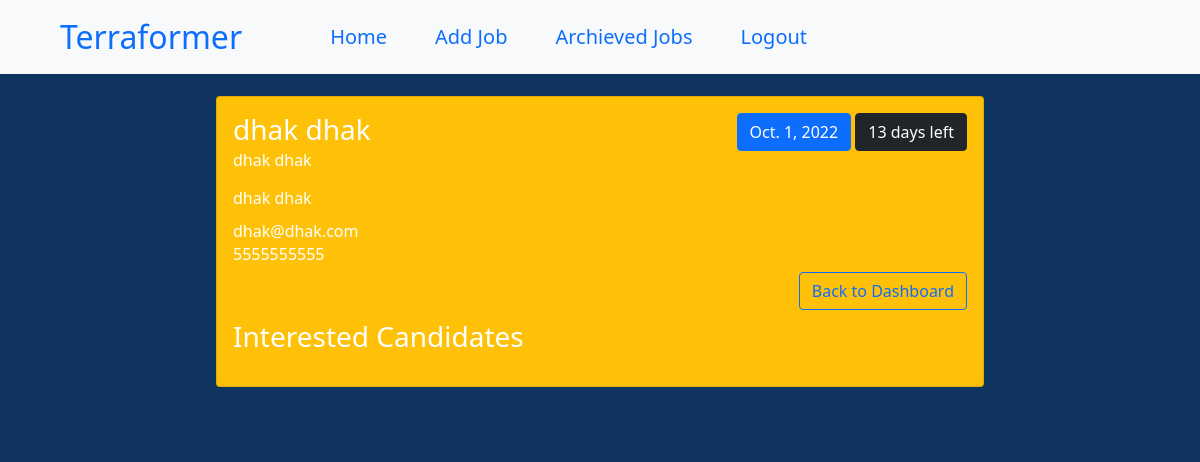
Page /candidates/1/13 (signed in) on the earlier database version.
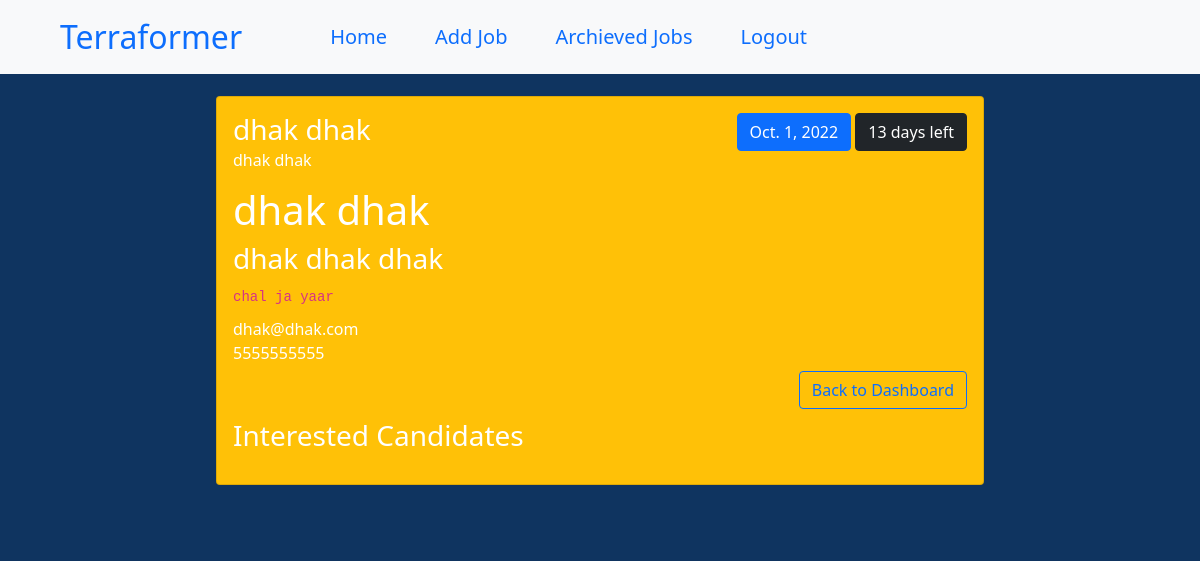
Same page on the later database version.
### board/models.py (models this page shows)
class Job(models.Model):
    title = models.CharField(max_length=250)
    description = models.TextField(max_length=500)
    location = models.CharField(max_length=250)
    deadline = models.DateField()
    mobile = models.CharField(max_length=10)
    email = models.EmailField()
    is_archieved = models.BooleanField(default=False)
    people = models.ManyToManyField(get_user_model())
    @property
    def days_left(self):
        return self.deadline - date.today()
    @property
    def bg_class(self):
        if self.days_left > timedelta(days=21):
            return "success"
        elif self.days_left < timedelta(days=3):
            return "danger"
        elif self.days_left < timedelta(days=14):
            return "warning"
        else:
            return "secondary"

### board/views.py (the view)
# urls.py: path('candidates/<int:id>/<int:jobid>', views.candidates, name='candidates'),
def candidates(req, id, jobid):
    if id==1:
        user_group = Group.objects.get(name = 'Terraformers')
        category = 'Terraformer'
    else:
        user_group = Group.objects.get(name = 'Applicants')
        category = 'Applicant'
    user_group = Group.objects.get(name = 'Terraformers')
    if req.user.is_authenticated and user_group == req.user.groups.all()[0]:
        cadets = Job.objects.get(pk=jobid).people.all()
        job = Job.objects.get(pk=jobid)
        return render(req, 'candidates.html', {'category': category, 'candidates': cadets, 'group': id, 'job': job})
    else:
        messages.warning(req, "You are not authorized to view candidates.")
        return HttpResponseRedirect('/')

### board/templatetags/jobextra.py (called while the page is built)
@register.filter
def convert_markdown(value):
    return markdown.markdown(value)

### board/templates/candidates.html (shortened to what this page needs)
{% extends 'base.html' %}
{% load static %}
{% load jobextra %}
{% block content %}
<div>
  <nav class="fixed-top navbar navbar-expand-lg bg-light px-5 py-2">
    <div class="container-fluid">
      <a class="navbar-brand fs-2" href="{% url 'home' %}">{{category}}</a>
      <div class="collapse navbar-collapse mx-5 fs-5" id="navbarNavAltMarkup">
        <div class="navbar-nav">
          <a class="mx-3 nav-link" aria-current="page" href="{%url 'home' %}">Home</a>
          {% if category == "Terraformer" %}
          <a class="mx-3 nav-link" aria-current="page" href="{%url 'add_job' group %}">Add Job</a>
          <a class="mx-3 nav-link" aria-current="page" href="{%url 'archieved_jobs' group %}">Archieved Jobs</a>
          {% endif %}
          <a class="mx-3 nav-link" href="{%url 'logout' %}">Logout</a>
        </div>
      </div>
    </div>
  </nav>
  <div class = "mt-5">
  <div class = "my-5">
    <div class="card my-4 bg-{{job.bg_class}} text-white" style="width: 48rem;">
        <div class="card-body">
            <div class="d-flex justify-content-between">
                <div><h3 class="card-title">{{job.title}}</h3></div>
                <div>
                  <button type="button" class="btn btn-primary">{{job.deadline}}</button>
                  <button type="button" class="btn btn-dark">{{job.days_left.days}} days left</button>
                </div>
            </div>
              <h6 class="card-subtitle mb-2">{{job.location}}</h6>
              <p class="card-text">{{job.description|convert_markdown|safe}}</p>
              <h6 class="card-subtitle mb-2">{{job.email}}</h6>
              <h6 class="card-subtitle mb-2">{{job.mobile}}</h6>
            <div class="d-flex justify-content-between">
                <div><h3 class="card-title mt-5 mb-3">Interested Candidates</h3></div>
                <div><a class="btn btn-outline-primary" aria-current="page" href="{%url 'dashboard' group %}"> Back to Dashboard</a></div>
            </div>
      </div>
    </div>
  </div>
  </div>
</div>
{% endblock content %}

Differences in the rows shown:
changed Job "dhak dhak": description|convert_markdown "dhak dhak" → "dhak dhak dhak dhak dhak chal ja yaar"
